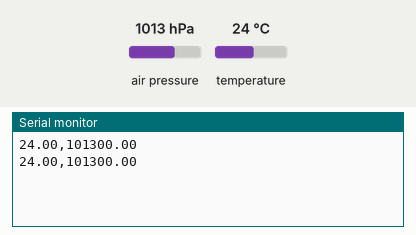
Recording of a sketch running on a simulated Arduino Uno, built with avr-gcc and run on an emulated ATmega328P. Shown: the last lines printed to the serial monitor. The test bench sets the inputs (shaded band); at power-on: air pressure 1013 hPa, temperature 24 °C.

Above: at 2.8 s.
2.9 s: air pressure set to 952 hPa
At 5.2 s:
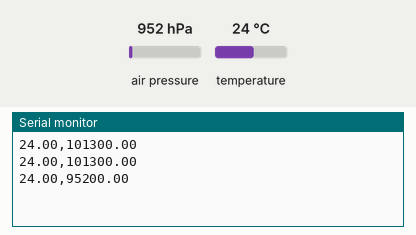
5.6 s: temperature set to 12 °C
At 6.8 s:
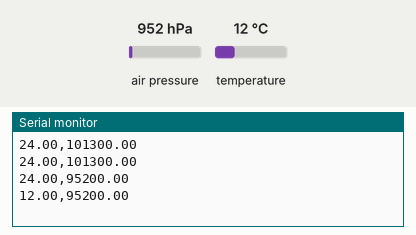
8.3 s: air pressure set to 975 hPa
At 11.3 s:
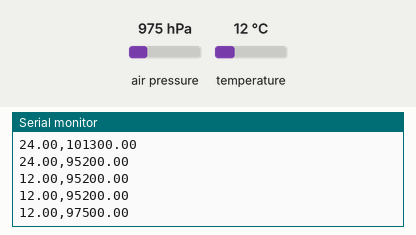
Timing chart, 0 to 12.8 s (numbered marks = the images above; inputs shaded):
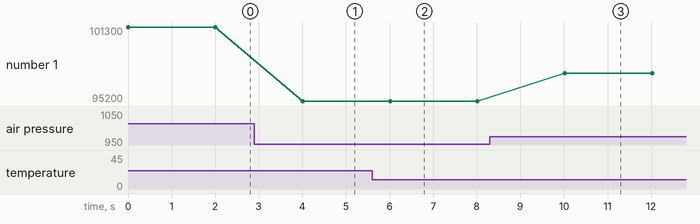

Measured:
- after the input at 2.9 s, the serial monitor: prints a new line after 1.1 s (image 1)
- after the input at 5.6 s, the serial monitor: prints a new line after 0.41 s (image 2)
- after the input at 8.3 s, the serial monitor: prints a new line after 1.7 s (image 3)
- plotted number 1: 101300 → 95200 after the input at 2.9 s, 95200 → 97500 after the input at 8.3 s

The sketch:

BMP280.ino
```cpp
#include <Wire.h>
#include <Adafruit_BMP280.h>

// creating sensor object to interact with it
Adafruit_BMP280 bmp;

void setup(){
  Serial.begin(9600);
  // initialize sensor
  bmp.begin();
  /* Default settings from datasheet. */
  bmp.setSampling(Adafruit_BMP280::MODE_NORMAL,     /* Operating Mode. */
                  Adafruit_BMP280::SAMPLING_X2,     /* Temp. oversampling */
                  Adafruit_BMP280::SAMPLING_X16,    /* Pressure oversampling */
                  Adafruit_BMP280::FILTER_X16,      /* Filtering. */
                  Adafruit_BMP280::STANDBY_MS_500); /* Standby time. */
}

void loop(){
  float T = bmp.readTemperature(); // °C
  float P = bmp.readPressure(); // Pa = 0.01 mbar (standard pressure = 1013 mbar)
  Serial.print( T );
  Serial.print(",");
  Serial.print(P);
  Serial.print("\n");

  delay(2000);// wait 2 sec
}
```
